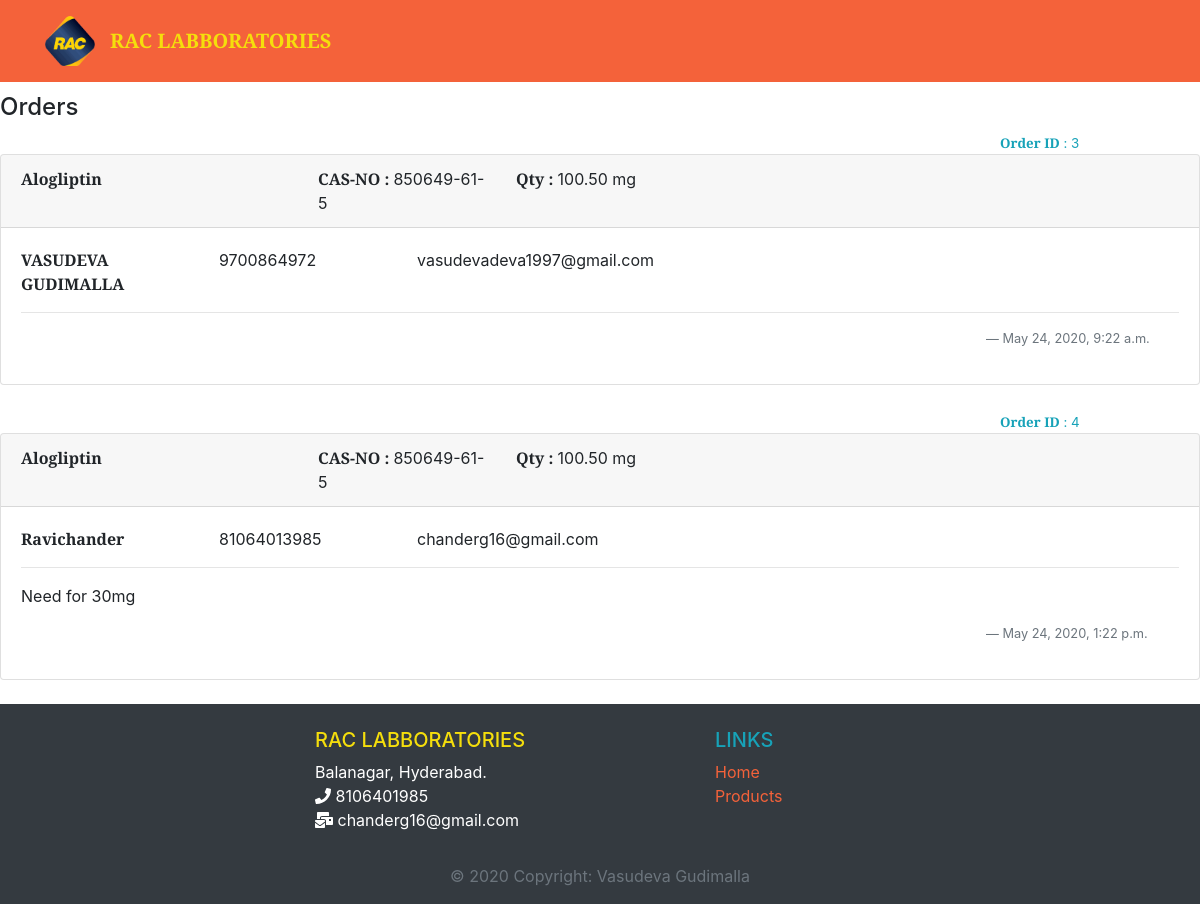
Before: /order/ (signed in) with the older database file.
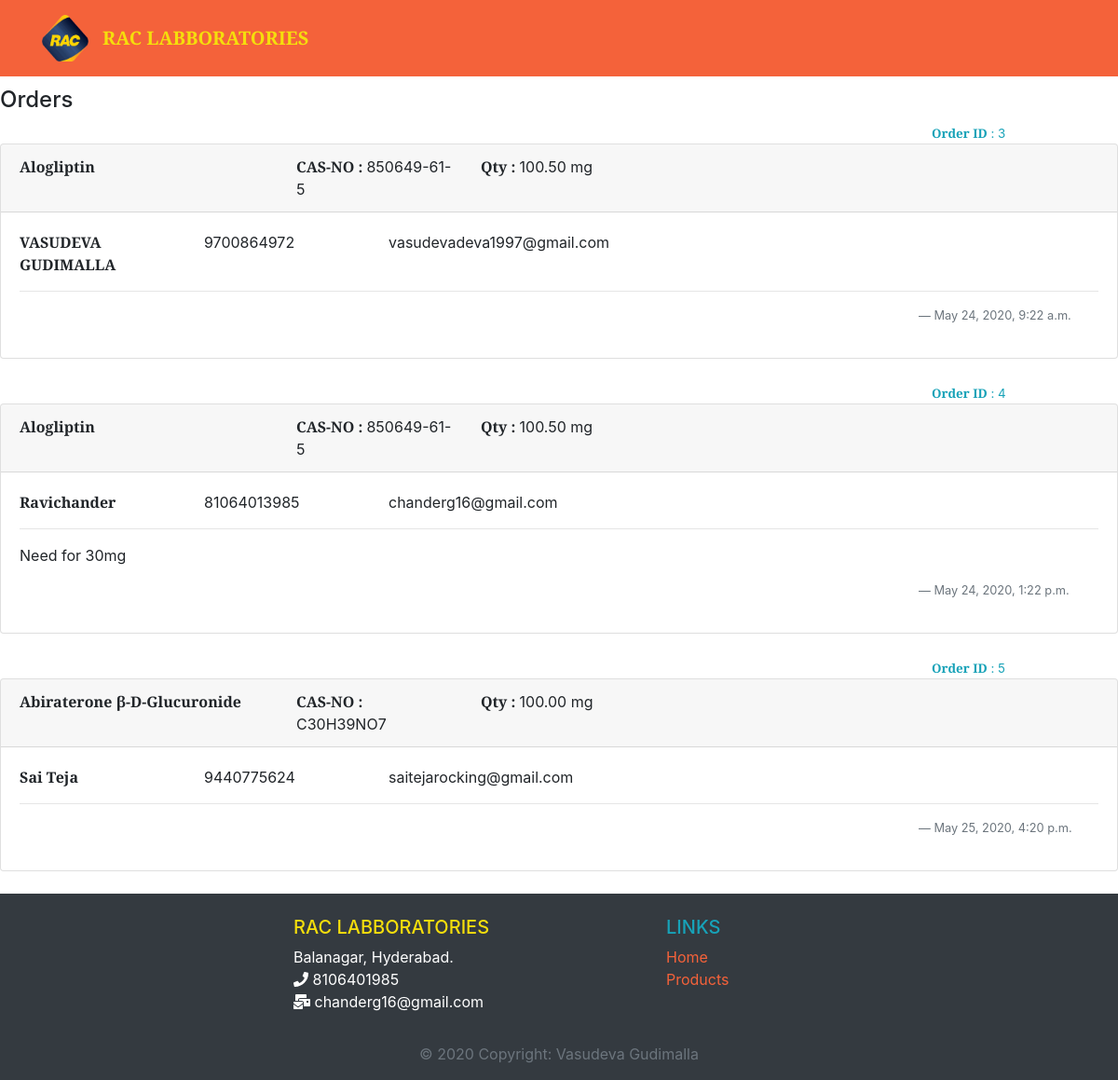
After: the same page with the newer database file.
### my_site/models.py (models this page shows, shortened)
class Order(models.Model):
    post = models.ForeignKey(Post,on_delete=models.CASCADE,related_name="orders")
    name = models.CharField(max_length=512)
    mobile = models.CharField(max_length=521,help_text = "Default extension (+91).\nPlease enter the pin-code in case of telephone")
    email = models.EmailField(max_length=256,help_text="We dont spam you..!!")
    place = models.CharField(max_length=512,blank=True)
    description = models.TextField(max_length=11111,blank=True)
    datetime = models.DateTimeField(auto_now_add=True)

class Post(models.Model):
    impurity_name = models.CharField(max_length=1024,unique=True)
    chemical_name = models.CharField(max_length=512)
    cas_no = models.CharField(max_length=128)
    quantity = models.DecimalField(decimal_places=2,max_digits=10)
    current_price = models.DecimalField(decimal_places=2,max_digits=10)
    actual_price = models.DecimalField(decimal_places=2,max_digits=10)
    image_file = models.ImageField(upload_to="impurities")

### my_site/views.py (the view)
# urls.py: path('order/',views.OrderListView.as_view(),name="order_details"),
class OrderListView(LoginRequiredMixin, ListView):
    login_url = '/admin'
    model = models.Post
    template_name = "my_site/order_list.html"
    context_object_name = "posts"

### my_site/templates/my_site/order_list.html
{%extends 'base.html'%}
{%block body_block%}
<h4>Orders</h4>
{% for post in posts %}
{%if post.orders%}
{%for order in post.orders.all%}
<span class="offset-lg-10 offset-sm-9 text-info" style="font-size: smaller;"><strong>Order ID</strong> : {{order.id}}</span>
<div class="card" style="margin-bottom: 2%;">
    <div class="card-header">
        <div class="row">
            <div class="font-weight-bold col-xl-3 col-lg-4 col-md-5">{{post.impurity_name}}</div>
            <div class="col-xl-2 col-lg-3 col-md-4"><strong>CAS-NO : </strong>{{post.cas_no}}</div>
            <div class="col-md-3"><strong>Qty : </strong>{{post.quantity}} mg</div>
        </div>
    </div>
    <div class="card-body">
        <div class="row">
            <div class="font-weight-bold col-xl-2 col-lg-3 col-md-4">{{order.name}}</div>
            <div class="col-xl-2 col-md-3">{{order.mobile}}</div>
            <div class="col">{{order.email}}</div>
        </div>
        <hr>
      <blockquote class="blockquote-reverse">
        <p class="text-small">{{order.description}}</p>
        <footer class="blockquote-footer offset-xl-10 offset-lg-9 offset-md-8 offset-sm-6">{{order.datetime}}</footer>
      </blockquote>
    </div>
  </div>
{%endfor%}
{%endif%}
{%endfor%}
{%endblock%}

Changed rows visible on the page:
now on this page (row unchanged): Post: impurity_name "Abiraterone β-D-Glucuronide", cas_no "C30H39NO7", quantity "100.00"
added Order: id "5", name "Sai Teja", mobile "9440775624", email "saitejarocking@gmail.com", datetime "May 25, 2020, 4:20 p.m."
